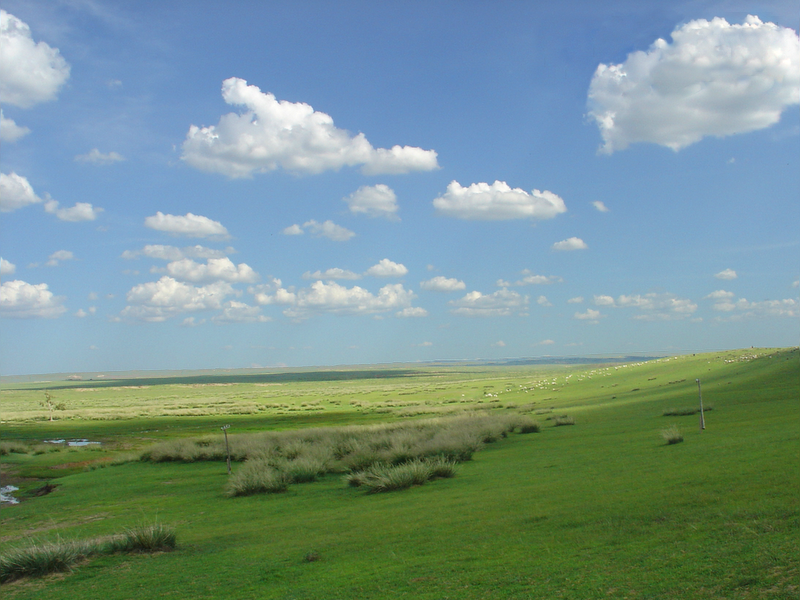
#> input picture Images/Blue_sky_bg.png, 800 x 600 px, found by its file name
$ jupyter execute Masking+Filtering.ipynb
#> lines starting #> are read from the running program, lines starting #| are printed output that depends on the picture; after the words box and inside, x2 and y2 are one past the last pixel; in counts of white or black regions, pixels touching at a corner belong together
[cell 1]
import cv2, numpy as np

[cell 2]
#Making of an image due to color
image = cv2.imread("Images/Blue_sky_bg.png")
#> image is the input picture: shape (600, 800, 3); mean B, G, R 141.4, 146.5, 118.4
hsv = cv2.cvtColor(image, cv2.COLOR_BGR2HSV)
#> hsv: shape (600, 800, 3); mean H, S, V 78.7, 101, 164
lower = np.array([60, 60, 60])
upper = np.array([255, 255, 255])

mask = cv2.inRange(hsv, lower, upper)
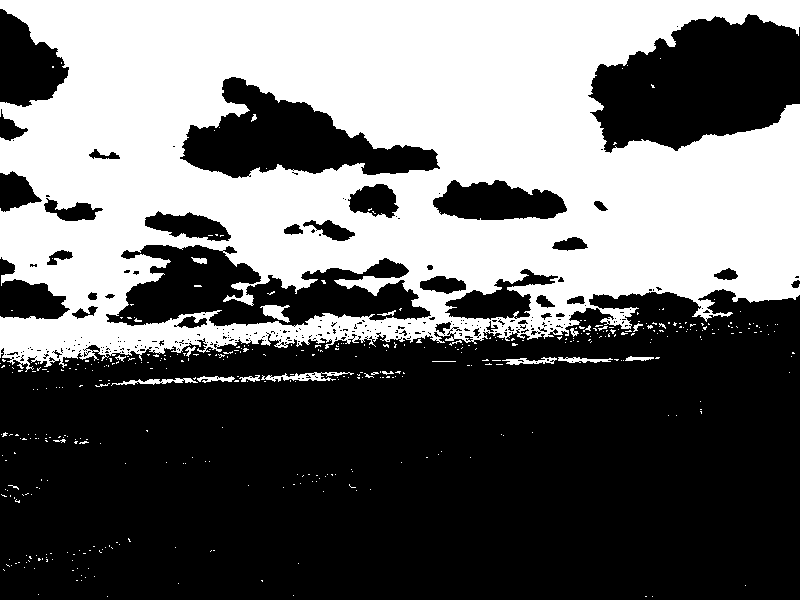
#> mask: shape (600, 800); 41.7% white; 427 white regions (404 under 20 px), largest, box (x1, y1, x2, y2) and area: (0, 0, 800, 372) 196685, (261, 372, 354, 382) 397, (260, 305, 290, 323) 285

result = cv2.bitwise_and(image, image, mask=mask)
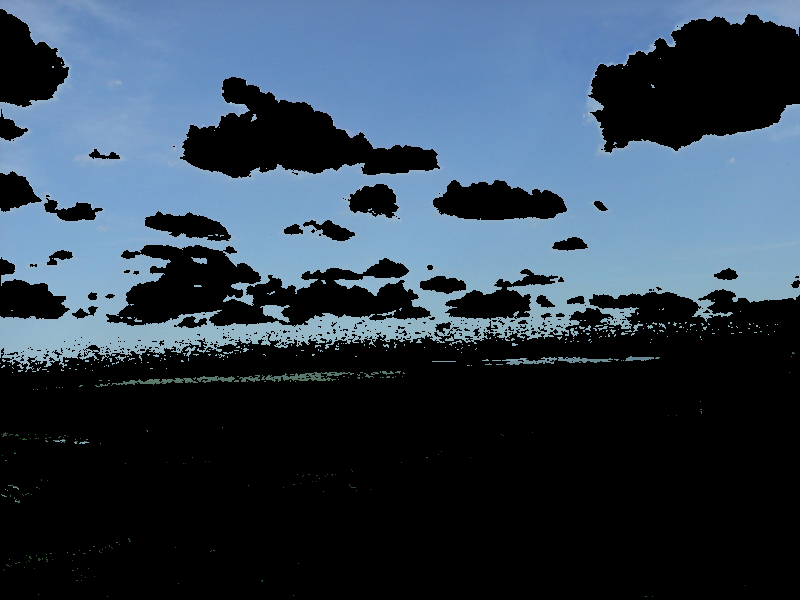
#> result: shape (600, 800, 3); mean B, G, R 81.9, 66.1, 50.4
cv2.imshow("Mask", mask)
cv2.waitKey(0)
cv2.imshow("Masked Image", result)
cv2.waitKey(0)
cv2.destroyAllWindows()

[cell 3]
#masking of an image in a certain area
mask = np.zeros(image.shape[:2], np.uint8)
mask[100:250, 150:450] = 255

masked_img = cv2.bitwise_and(image, image, mask=mask)
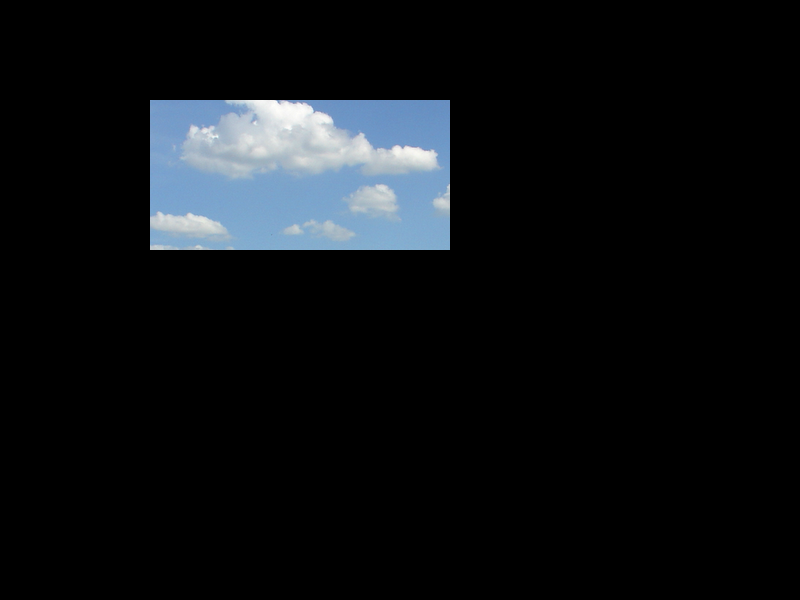
#> masked_img: shape (600, 800, 3); mean B, G, R 19.2, 16.5, 13.8

cv2.imshow("Mask", mask)
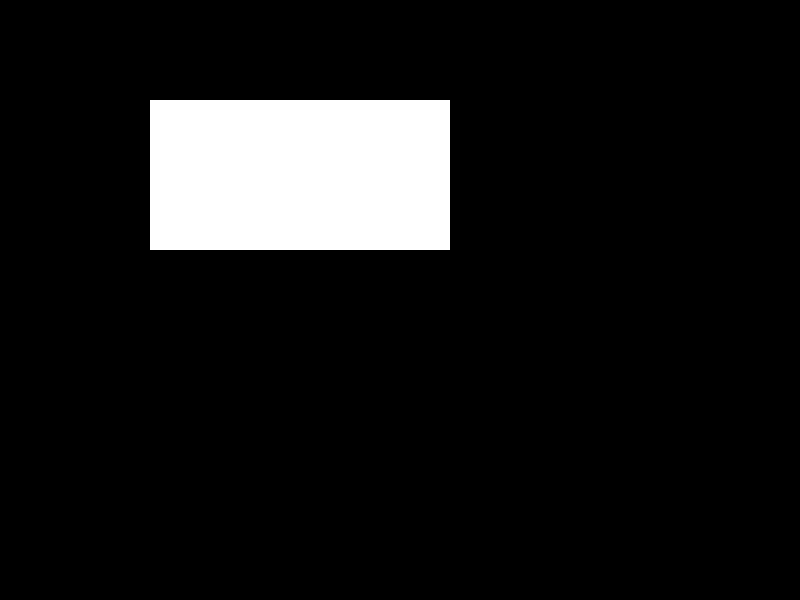
#> window 'Mask': shape (600, 800); 9.4% white; 1 white region, box (x1, y1, x2, y2) and area: (150, 100, 450, 250) 45000
cv2.waitKey(0)
cv2.imshow("Masked Image", masked_img)
cv2.waitKey(0)
cv2.destroyAllWindows()
